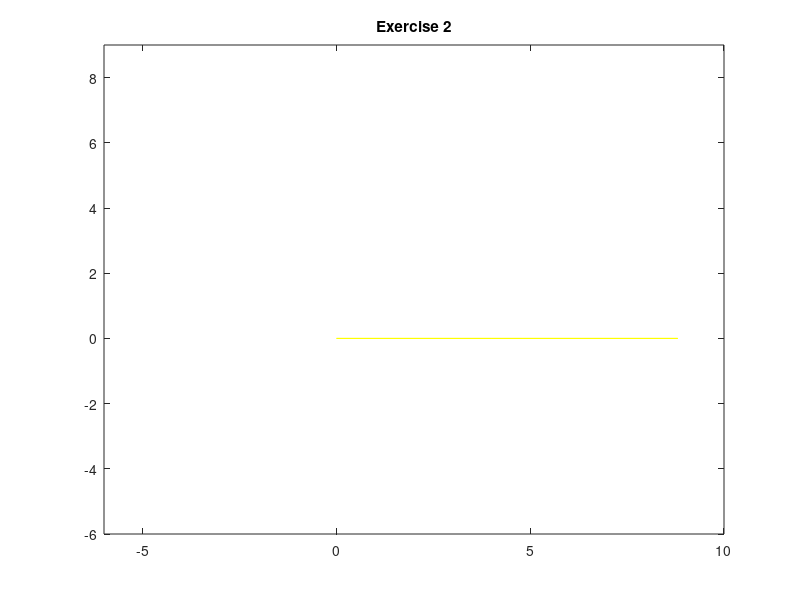

Source code (MATLAB): (Note: this script raises an error after producing the figure.)
function Exercise2()
% Function that plots the consecutive configurations of a planar 
% quadrilateral mechanism.
% It calls functions for the computation of the fixed centrode and moving
% centrode and plots the two scattered curves.
% It considers the short link as the fixed one

% cancel previous plots
hold off;

for alfa= 0:0.1:2*pi
    
    a = 4; % First digit of Matricola 
    b = 1/(0.1+(0.012*9));% n = 9;

    %Calculating relations between the angles
    x = sqrt((a^2)+(b^2) -(2*a*b*(cos(alfa)))); %Cosine theorem: x^2=a^2+b^2+2abcos(alpha)
    theta = asin((a*sin(alfa))/x);%Sine theorem: sin(alfa)/x = sin(theta)/a
    beta = (pi-2*theta-alfa);%Sum of internal angles of a triangle

    %Design of various points of the mechanism
    P1 = [0 0];
    P2 = [a 0];
    P3 = [b*cos(alfa) b*sin(alfa)];
    P4 = [a-b*cos(beta) b*sin(beta)];

    %Plots
    color='y';
    p1=plot([P1(1) P2(1)], [P1(2) P2(2)], color);
    axis([-6 10 -6 9]);
    title('Exercise 2');
    hold on;

    p2=plot([P1(1) P3(1)], [P1(2) P3(2)], color);
    p3=plot([P2(1) P4(1)], [P2(2) P4(2)], color);
    p4=plot([P3(1) P4(1)], [P3(2) P4(2)], color);

    %Fixed Centrode
    [x_fix,y_fix]=fixedCentrode(P1,P2,P3,P4);
    p5=scatter(x_fix,y_fix,'Filled','b');
    getframe;
    
    %Computing angle for moving centrode
    alfaFixed=pi/2;
    x = sqrt((a^2)+(b^2) -(2*a*b*(cos(alfaFixed)))); 
    thetaFixed = asin((a*sin(alfaFixed))/x);
    betaFixed = (pi-2*thetaFixed-alfaFixed);

    %Computing points for the moving centrode
    P1 = [0 b]; % P3
    P2 = [a-b*cos(betaFixed) b*sin(betaFixed)]; % P4
    P3 = [b*cos(-pi/2-beta)+a-b*cos(betaFixed) b*sin(-pi/2-beta)+b*sin(betaFixed)];
    P4 = [b*cos(-pi/2-beta) b*sin(-pi/2-beta)+b];

    %Moving centrode
    [x_mov,y_mov]=movingCentrode(P1,P2,P3,P4);
    p6=scatter(x_mov,y_mov,'Filled','g');
    getframe;

end

% The legend is set after the for cycle
h = [p1(1);p2(1);p3(1);p4(1);p5(1);p6(1)];
legend(h,'Side1','Side2','Side3','Side4','Fixed centrode','Moving centrode');

end


